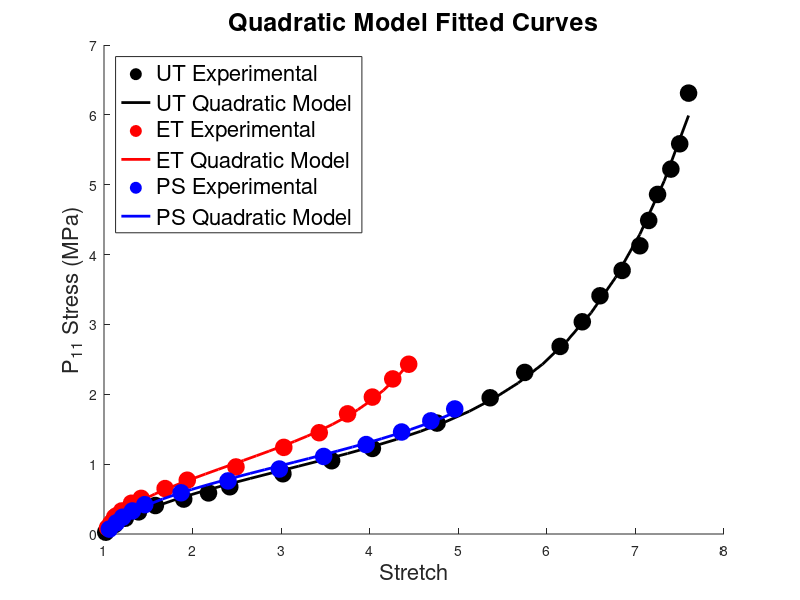
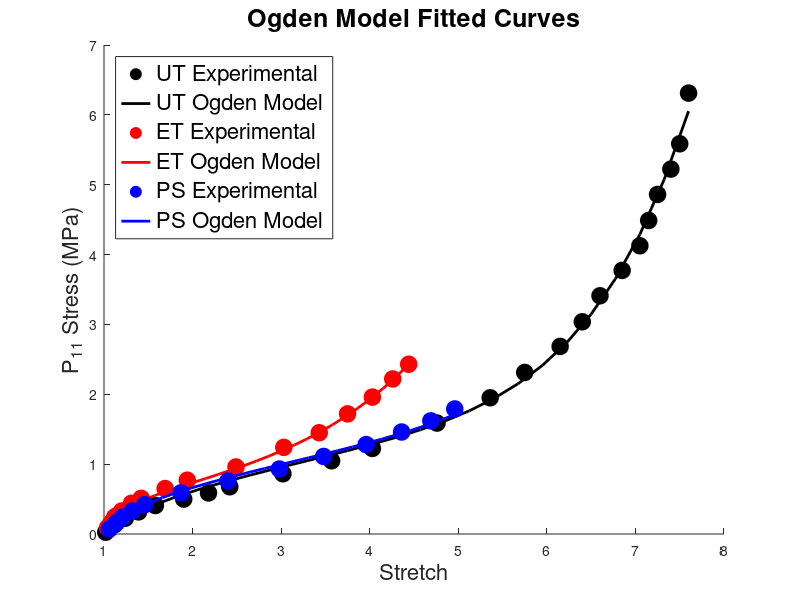

These figures' MATLAB source, in order:
%% This code is to draw figures by parameters input
% Ogden Model with 6 parameters and GS Model with 6 parameters
% Input variables are Ogden_paras and GS_paras

clc;clear;
close all

% loading data
Treloar_UT_strain = importdata("./Treloar-UT/strain.txt");
Treloar_UT_stress = importdata("./Treloar-UT/stress.txt");

Treloar_ET_strain = importdata("./Treloar-ET/strain.txt");
Treloar_ET_stress = importdata("./Treloar-ET/stress.txt");

Treloar_PS_strain = importdata("./Treloar-PS/strain.txt");
Treloar_PS_stress = importdata("./Treloar-PS/stress.txt");

% Ogden_paras = [mu_1, alpha_1, mu_2, alpha_2, mu_3, alpha_3]
% Unit of mu: MPa
Ogden_paras = [4.05965e-1, 1.819059, -1.879932e-3, -2.595254, 1.822613e-6, 8.189521];

% P_11 of Ogden Model
Ogden_UT = @(x, xdata) x(1) * ( xdata .^ (x(2) - 1.0) - xdata .^ (-0.5 * x(2) - 1.0) ) ... 
+ x(3) * ( xdata .^ (x(4) - 1.0) - xdata .^ (-0.5 * x(4) - 1.0) ) ...
+ x(5) * ( xdata .^ (x(6) - 1.0) - xdata .^ (-0.5 * x(6) - 1.0) );

Ogden_ET = @(x, xdata) x(1) * ( xdata .^ (x(2) - 1.0) - xdata .^ (-2.0 * x(2) - 1.0) ) ... 
+ x(3) * ( xdata .^ (x(4) - 1.0) - xdata .^ (-2.0 * x(4) - 1.0) ) ...
+ x(5) * ( xdata .^ (x(6) - 1.0) - xdata .^ (-2.0 * x(6) - 1.0) );

Ogden_PS = @(x, xdata) x(1) * ( xdata .^ (x(2) - 1.0) - xdata .^ (-1.0 * x(2) - 1.0) ) ... 
+ x(3) * ( xdata .^ (x(4) - 1.0) - xdata .^ (-1.0 * x(4) - 1.0) ) ...
+ x(5) * ( xdata .^ (x(6) - 1.0) - xdata .^ (-1.0 * x(6) - 1.0) );

% GS_paras = [n_1, m_1, mu_1, n_2, m_2, mu_2] 
% Unit of mu: MPa
GS_paras = [-9.612114e-1, -4.577532e-1, 3.535054e-1, 2.384084, 3.98994, 1.37801e-5];

% tool function for generalized strain
term1 = @(x, xdata) 2*x(3)*(xdata.^x(2) - xdata.^(-x(1))) .* ((x(2).*(xdata.^(x(2)-1)) + x(1).*(xdata.^(-x(1)-1)) )  / (x(2)+x(1)).^2);
term2 = @(x, xdata) 2*x(6)*(xdata.^x(5) - xdata.^(-x(4))) .* ((x(5).*(xdata.^(x(5)-1)) + x(4).*(xdata.^(-x(4)-1)) )  / (x(5)+x(4)).^2);

% P_11 of generalized strain
GS_UT = @(x, xdata) term1(x, xdata) + term2(x, xdata) - (xdata.^(-1.5)) .* ( term1(x, xdata.^(-0.5)) + term2(x, xdata.^(-0.5)) );
GS_ET = @(x, xdata) term1(x, xdata) + term2(x, xdata) - (xdata.^(-3.0)) .* ( term1(x, xdata.^(-2.0)) + term2(x, xdata.^(-2.0)) );
GS_PS = @(x, xdata) term1(x, xdata) + term2(x, xdata) - (xdata.^(-2.0)) .* ( term1(x, xdata.^(-1.0)) + term2(x, xdata.^(-1.0)) );

% Residual norm
GS_res = sum((GS_UT(GS_paras, Treloar_UT_strain)-Treloar_UT_stress) .* (GS_UT(GS_paras, Treloar_UT_strain)-Treloar_UT_stress) ./ Treloar_UT_stress)...
       + sum((GS_ET(GS_paras, Treloar_ET_strain)-Treloar_ET_stress) .* (GS_ET(GS_paras, Treloar_ET_strain)-Treloar_ET_stress) ./ Treloar_ET_stress)...
       + sum((GS_PS(GS_paras, Treloar_PS_strain)-Treloar_PS_stress) .* (GS_PS(GS_paras, Treloar_PS_strain)-Treloar_PS_stress) ./ Treloar_PS_stress);

disp(['GS residual norm = ' num2str(GS_res)]);

Ogden_res = sum((Ogden_UT(Ogden_paras, Treloar_UT_strain)-Treloar_UT_stress) .* (Ogden_UT(Ogden_paras, Treloar_UT_strain)-Treloar_UT_stress) ./ Treloar_UT_stress)...
          + sum((Ogden_ET(Ogden_paras, Treloar_ET_strain)-Treloar_ET_stress) .* (Ogden_ET(Ogden_paras, Treloar_ET_strain)-Treloar_ET_stress) ./ Treloar_ET_stress)...
          + sum((Ogden_PS(Ogden_paras, Treloar_PS_strain)-Treloar_PS_stress) .* (Ogden_PS(Ogden_paras, Treloar_PS_strain)-Treloar_PS_stress) ./ Treloar_PS_stress);

disp(['Ogden residual norm = ' num2str(Ogden_res)]);


% Prescribed stretch
x_UT = linspace(1.0, max(Treloar_UT_strain), 25);
x_ET = linspace(1.0, max(Treloar_ET_strain), 25);
x_PS = linspace(1.0, max(Treloar_PS_strain), 25);

% Plot GS
figure;
set(gcf, 'Position', [100, 100, 1000, 1000]); 
hold on;

plot(Treloar_UT_strain, Treloar_UT_stress, 'ko', 'MarkerFaceColor', 'k', 'MarkerSize', 12); 
plot(x_UT, GS_UT(GS_paras, x_UT), 'Color', 'k', 'LineWidth', 2, 'LineStyle', '-');

plot(Treloar_ET_strain, Treloar_ET_stress, 'ro', 'MarkerFaceColor', 'r', 'MarkerSize', 12); 
plot(x_ET, GS_ET(GS_paras, x_ET), 'Color', 'r', 'LineWidth', 2, 'LineStyle', '-');

plot(Treloar_PS_strain, Treloar_PS_stress, 'bo', 'MarkerFaceColor', 'b', 'MarkerSize', 12); 
plot(x_PS, GS_PS(GS_paras, x_PS), 'Color', 'b', 'LineWidth', 2, 'LineStyle', '-');

hold off;

legend('UT Experimental', 'UT Quadratic Model',...
       'ET Experimental', 'ET Quadratic Model',...
       'PS Experimental', 'PS Quadratic Model',...
       'Location', 'northwest', 'FontSize', 16);

title('Quadratic Model Fitted Curves', 'FontSize', 18);
xlabel('Stretch', 'FontSize', 16);
ylabel('P_{11} Stress (MPa)', 'FontSize', 16);

saveas(gcf, 'GS.png');

% Plot Ogden
figure;
set(gcf, 'Position', [100, 100, 1000, 1000]); 
hold on;

plot(Treloar_UT_strain, Treloar_UT_stress, 'ko', 'MarkerFaceColor', 'k', 'MarkerSize', 12); 
plot(x_UT, Ogden_UT(Ogden_paras, x_UT), 'Color', 'k', 'LineWidth', 2, 'LineStyle', '-');

plot(Treloar_ET_strain, Treloar_ET_stress, 'ro', 'MarkerFaceColor', 'r', 'MarkerSize', 12); 
plot(x_ET, Ogden_ET(Ogden_paras, x_ET), 'Color', 'r', 'LineWidth', 2, 'LineStyle', '-');

plot(Treloar_PS_strain, Treloar_PS_stress, 'bo', 'MarkerFaceColor', 'b', 'MarkerSize', 12); 
plot(x_PS, Ogden_PS(Ogden_paras, x_PS), 'Color', 'b', 'LineWidth', 2, 'LineStyle', '-');

hold off;

legend('UT Experimental', 'UT Ogden Model',...
       'ET Experimental', 'ET Ogden Model',...
       'PS Experimental', 'PS Ogden Model',...
       'Location', 'northwest', 'FontSize', 16);

title('Ogden Model Fitted Curves', 'FontSize', 18);
xlabel('Stretch', 'FontSize', 16);
ylabel('P_{11} Stress (MPa)', 'FontSize', 16);

saveas(gcf, 'Ogden.png');

